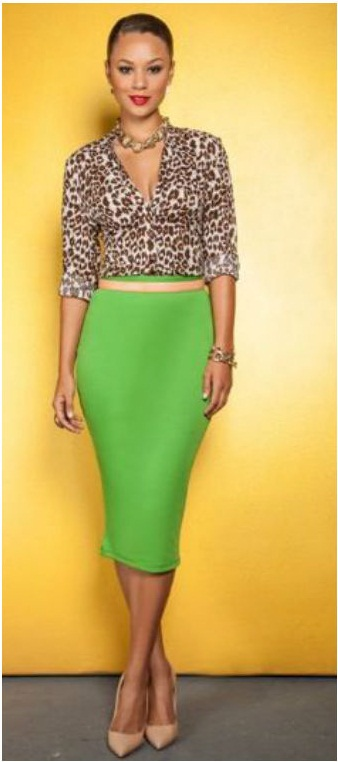
#> input picture lab6/321.jpg, 338 x 762 px
$ python lab6.py
#> lines starting #> are read from the running program, lines starting #| are printed output that depends on the picture; after the words box and inside, x2 and y2 are one past the last pixel; in counts of white or black regions, pixels touching at a corner belong together; long printed decimals are rounded
import matplotlib.pyplot as plt
import cv2 as cv
import numpy as np
from sklearn.cluster import MeanShift, estimate_bandwidth

# Загружаем и подготавливаем изображение
image = cv.imread('321.jpg')
#> image is the input picture: shape (762, 338, 3); mean B, G, R 97, 174.7, 198.1
image_rgb = cv.cvtColor(image, cv.COLOR_BGR2RGB)
pixels = image_rgb.reshape(-1, 3)

# Mean Shift кластеризация
bandwidth = estimate_bandwidth(pixels, quantile=0.1, n_samples=1000)
#> bandwidth = 33.91
print(f"Bandwidth: {bandwidth}")
#| Bandwidth: 33.908

meanshift = MeanShift(bandwidth=bandwidth, bin_seeding=True)
labels = meanshift.fit_predict(pixels)
centers = meanshift.cluster_centers_
#> centers = [[244.5, 196.4, 78.28], [252.4, 233.5, 170.3], [106.6, 93.25, 81.6], [108.7, 185.3, 76.1], [213.9, 157.4, 114.7]]

print(f"Найдено кластеров: {len(centers)}")
#| Найдено кластеров: 5

# Создаем сегментированное изображение
segmented = centers[labels].reshape(image_rgb.shape).astype(np.uint8)
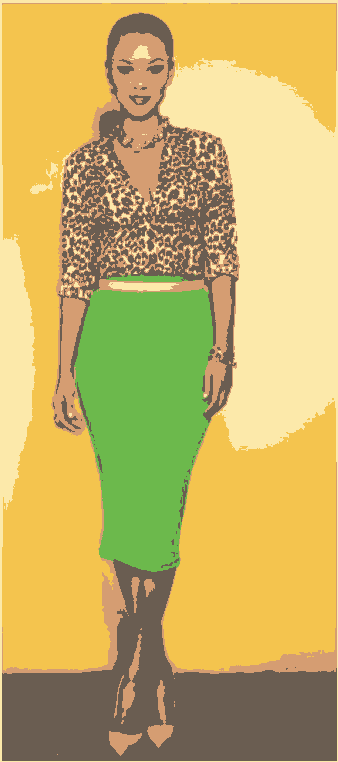
#> segmented: shape (762, 338, 3); mean R, G, B 199.3, 177.9, 101.1

# Находим зеленый кластер (Hue 35-85 в HSV)
centers_hsv = cv.cvtColor(centers.reshape(1, -1, 3).astype(np.uint8), cv.COLOR_RGB2HSV)
#> centers_hsv = [[21, 173, 244], [23, 83, 252], [14, 60, 106], [51, 150, 185], [13, 119, 213]]
centers_hsv = centers_hsv.reshape(-1, 3)

green_cluster = None
for i, (center_rgb, center_hsv) in enumerate(zip(centers, centers_hsv)):
    hue = center_hsv[0]
    if 35 <= hue <= 85:  # Зеленый диапазон
        green_cluster = i
        print(f"Зеленый кластер {i}: RGB{tuple(center_rgb)}, HSV{tuple(center_hsv)}")
        break
#> this loop made 4 passes
#> (center_rgb, center_hsv, hue, green_cluster) on pass 4: ([108.7, 185.3, 76.1], [51, 150, 185], 51, 3)
#> (center_rgb, center_hsv, hue) on passes 1 to 3: ([244.5, 196.4, 78.28], [21, 173, 244], 21), ([252.4, 233.5, 170.3], [23, 83, 252], 23), ([106.6, 93.25, 81.6], [14, 60, 106], 14)
#| Зеленый кластер 3: RGB(108.672, 185.319, 76.095), HSV(51, 150, 185)

# Создаем и улучшаем маску
mask = (labels == green_cluster).reshape(image_rgb.shape[:2])
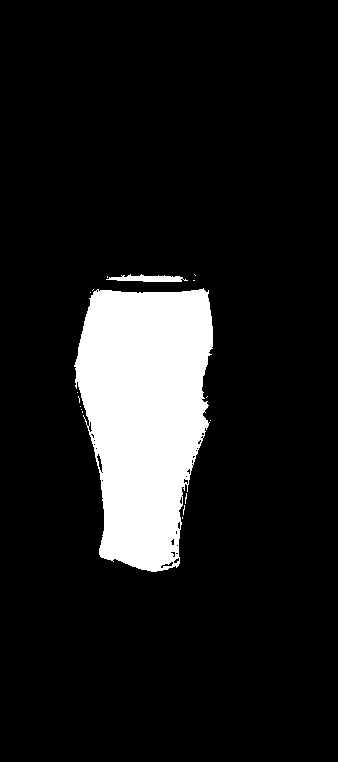
#> mask: shape (762, 338) bool; 11.5% white; 17 white regions (15 under 20 px), largest, box (x1, y1, x2, y2) and area: (74, 288, 213, 572) 29196, (106, 274, 188, 282) 398
mask = mask.astype(np.uint8) * 255

# Очищаем маску
kernel = np.ones((5,5), np.uint8)
mask = cv.morphologyEx(mask, cv.MORPH_CLOSE, kernel)
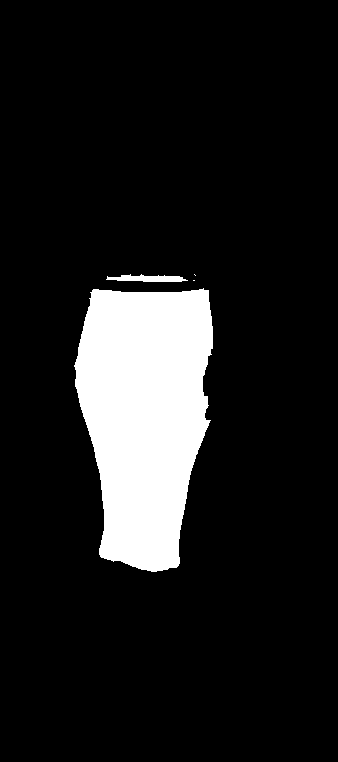
#> mask: shape (762, 338); 11.7% white; 4 white regions (2 under 20 px), largest, box (x1, y1, x2, y2) and area: (74, 288, 213, 572) 29746, (106, 274, 188, 282) 420
mask = cv.morphologyEx(mask, cv.MORPH_OPEN, kernel)
#> mask: shape (762, 338); 11.7% white; 2 white regions, box (x1, y1, x2, y2) and area: (75, 289, 213, 572) 29734, (121, 275, 182, 282) 352

# Применяем маску
result = cv.bitwise_and(image_rgb, image_rgb, mask=mask)
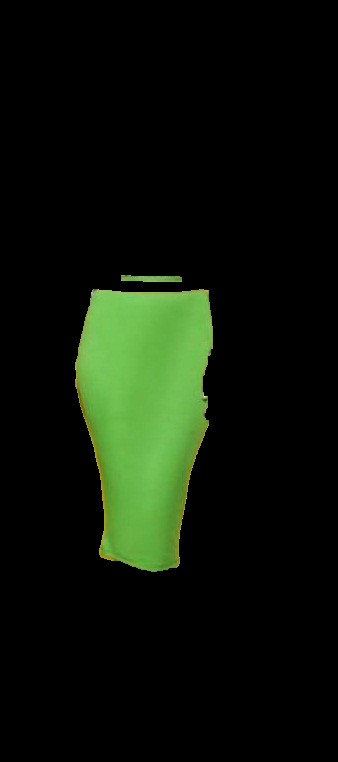
#> result: shape (762, 338, 3); mean R, G, B 12.7, 20.9, 8.4

# Визуализация
plt.figure(figsize=(15, 5))

plt.subplot(1, 4, 1)
plt.imshow(image_rgb)
plt.title('Исходное')
plt.axis('off')

plt.subplot(1, 4, 2)
plt.imshow(segmented)
plt.title(f'Segmentation\n{len(centers)} clusters')
plt.axis('off')

plt.subplot(1, 4, 3)
plt.imshow(mask, cmap='gray')
plt.title('Mask')
plt.axis('off')

plt.subplot(1, 4, 4)
plt.imshow(result)
plt.title('Result')
plt.axis('off')

plt.tight_layout()
plt.show()

# Сохраняем результат
cv.imwrite('skirt_result.jpg', cv.cvtColor(result, cv.COLOR_RGB2BGR))
